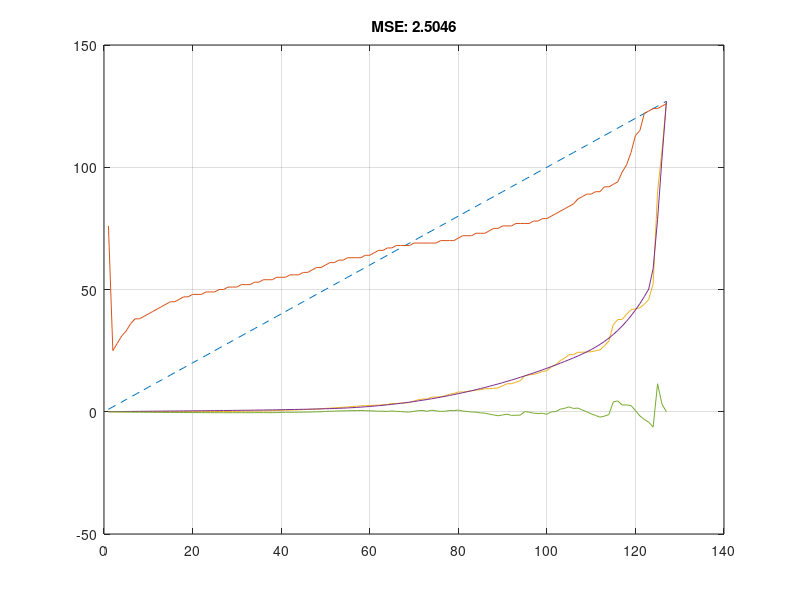

Write MATLAB code to recreate this figure.

% Calibrate Drumgizmo power map to match that of a Roland e-drum module.
% Below functions are taken from powermap.cc from the Drumgizmo project.
%
%
% ./drumgizmo/drumgizmo -p close=1,position=0,diverse=0,random=0 -i midifile -I file=~/Schreibtisch/drumgizmo_snaretest.mid,midimap=~/edrumulus/tools/PearlMMX/Midimap.xml -o jackaudio ~/edrumulus/tools/PearlMMX/PearlMMX.xml
%
% x_3:
% settings.powermap_fixed2_x = 0.93;//0.95;
% settings.powermap_fixed2_y = 0.2;//0.3;
%
% x_2:
% settings.powermap_fixed2_y = 0.2;//0.3;
%
% x_1:
% settings.powermap_fixed0_x = 0.7;
% settings.powermap_fixed0_y = 0.05;
% settings.powermap_fixed1_x = 0.9;
% settings.powermap_fixed1_y = 0.1;
% settings.powermap_fixed2_x = 0.95;
% settings.powermap_fixed2_y = 0.3;

function calibrate_drumgizmo_velocity

x_roland = 10 .^ ([-63.865,-60.767,-57.64,-54.051,-52.247,-50.309,-48.511,-47.082,-45.155,-44.032,-42.526,-41.212,-40.206,-39.063,-38.203,-37.13,-36.192,-35.283,-34.546,-34.391,-33.583,-33.247,-32.624,-31.948,-31.253,-30.618,-30.052,-29.457,-28.871,-28.357,-27.767,-27.362,-26.764,-26.314,-25.787,-25.548,-25.35,-24.951,-24.415,-23.437,-23.014,-22.608,-22.413,-22.067,-21.724,-21.35,-21.01,-20.646,-20.324,-19.628,-19.336,-18.978,-18.67,-18.381,-18.106,-17.776,-17.507,-17.22,-17.088,-16.943,-16.803,-16.746,-16.449,-16.278,-15.773,-15.74,-15.572,-15.475,-15.233,-14.631,-14.118,-13.867,-13.86,-13.283,-13.246,-13.18,-12.9,-12.484,-12.305,-11.967,-11.966,-11.857,-11.739,-11.558,-11.494,-11.315,-11.29,-11.223,-11.149,-10.798,-10.454,-10.442,-10.217,-10,-9.3581,-9.249,-9.1946,-9.0551,-8.8625,-8.7959,-8.3854,-8.2022,-7.8392,-7.6261,-7.3654,-7.3499,-7.178,-7.1732,-7.1526,-7.1369,-7.0715,-7.0023,-6.7295,-6.4215,-5.519,-5.2762,-5.2646,-5.0334,-4.8305,-4.7959,-4.7495,-4.6087,-4.4192,-3.8489,-1.4902,-0.75066,-0.00053016] / 10) * 127;
x_3      = [76,25,28,31,33,36,38,38,39,40,41,42,43,44,45,45,46,47,47,48,48,48,49,49,49,50,50,51,51,51,52,52,52,53,53,54,54,54,55,55,55,56,56,56,57,57,58,59,59,60,61,61,62,62,63,63,63,63,64,64,65,66,66,67,67,68,68,68,68,69,69,69,69,69,69,70,70,70,70,71,72,72,72,73,73,73,74,75,75,76,76,76,77,77,77,77,78,78,79,79,80,81,82,83,84,85,87,88,89,89,90,90,92,92,93,94,100,103,112,114,122,123,123,124,124,125,126];
x_2      = [76,25,28,31,33,36,38,38,39,40,41,42,43,44,45,45,46,47,47,48,48,48,49,49,49,50,50,51,51,51,52,52,52,53,53,54,54,54,55,55,55,56,56,56,57,57,58,59,59,60,61,61,62,62,63,63,63,63,64,64,65,66,66,67,67,68,68,68,68,69,69,69,69,69,69,70,70,70,70,71,72,72,72,73,73,73,74,75,75,76,76,76,77,77,77,77,78,78,79,79,80,81,82,83,84,85,87,88,89,89,90,90,92,92,93,93,94,98,100,102,110,113,121,123,124,125,126];
x_1      = [76,25,28,31,33,36,38,38,39,40,41,42,43,44,45,45,46,47,47,48,48,48,49,49,49,50,50,51,51,51,52,52,52,53,53,54,54,54,55,55,55,56,56,56,57,57,58,59,59,60,61,61,62,62,63,63,63,63,64,64,65,66,66,67,67,68,68,68,68,69,69,69,69,69,69,70,70,70,70,71,72,72,72,73,73,73,74,75,75,76,76,76,77,77,77,77,78,78,79,79,80,81,82,83,84,85,87,88,89,89,90,90,92,92,93,94,98,101,106,113,115,122,123,124,124,125,126];
x_org    = [38,50,58,66,69,72,76,78,82,86,89,91,93,93,94,96,98,99,100,101,102,103,103,105,108,111,112,112,113,113,113,113,114,114,114,114,114,115,116,117,117,118,120,121,121,122,122,122,122,123,123,123,123,123,123,123,123,123,123,123,123,123,123,123,123,123,123,123,123,123,123,124,124,124,124,124,124,124,124,124,124,124,124,124,124,124,124,124,124,124,124,124,124,124,124,124,124,124,125,125,125,125,125,125,125,125,125,125,125,125,125,125,125,125,125,125,125,126,126,126,126,126,126,126,126,126,126];
close all; plot(1:127, '--'); hold on; grid on;
% plot(x_org); plot(x_1); plot(x_2); plot(x_3);
plot(x_1);
plot(x_roland);


%fixed(1).in  = 0.7;
%fixed(1).out = 0.06;
%fixed(2).in  = 0.91;
%fixed(2).out = 0.25;
%fixed(3).in  = 0.95;
%fixed(3).out = 0.26;
% -> 9.6

%fixed(1).in  = 0.7;
%fixed(1).out = 0.06;
%fixed(2).in  = 0.9;
%fixed(2).out = 0.25;
%fixed(3).in  = 0.97;
%fixed(3).out = 0.4;
% -> 6.2

%fixed(1).in  = 0.4;
%fixed(1).out = 0.01;
%fixed(2).in  = 0.9;
%fixed(2).out = 0.25;
%fixed(3).in  = 0.97;
%fixed(3).out = 0.4;
% -> 3.5

% TEST
shelf        = false;
fixed(1).in  = 0.4;
fixed(1).out = 0.01;
fixed(2).in  = 0.83;
fixed(2).out = 0.17;
fixed(3).in  = 0.97;
fixed(3).out = 0.4;
% -> 2.5
input_val    = (1:127) / 127;


y = calc_map_fct(input_val, fixed, shelf);

plot(input_val * 127, y);

e = x_roland - y;
plot(e); title(['MSE: ' num2str(mean(e .^ 2))]);

end


function y = calc_map_fct(input_val, fixed, shelf)
  if shelf
    X = [fixed(1).in, fixed(2).in, fixed(3).in];
  	Y = [fixed(1).out, fixed(2).out, fixed(3).out];
  else
    X = [0, fixed(1).in, fixed(2).in, fixed(3).in, 1];
    Y = [0, fixed(1).out, fixed(2).out, fixed(3).out, 1];
  end
  m = calcSlopes(X, Y);

  for idx = 1:length(input_val)
    y(idx) = map(input_val(idx), m, fixed, shelf) * 127;
  end
end


function out = map(in, m, fixed, shelf)
  if in < fixed(1).in
    if shelf
      out = fixed(1).out;
    else
      out = computeValue(in, struct("in", 0, "out", 0), fixed(1), m(1), m(2));
    end
  elseif in < fixed(2).in
    out = computeValue(in, fixed(1), fixed(2), m(2), m(3));
  elseif in < fixed(3).in
    out = computeValue(in, fixed(2), fixed(3), m(3), m(4));
  else
    % in >= fixed[2].in
    if shelf
      out = fixed(3).out;
    else
      out = computeValue(in, fixed(3), struct("in", 1, "out", 1), m(4), m(5));
    end
  end
end


function y = computeValue(x, P0, P1, m0, m1)
  x0      = P0.in;
  x1      = P1.in;
  y0      = P0.out;
  y1      = P1.out;
  dx      = x1 - x0;
  x_prime = (x - x0) / dx;
  y       = h00(x_prime) * y0 + h10(x_prime) * dx * m0 + h01(x_prime) * y1 + h11(x_prime) * dx * m1;
end


function y = h00(x)
  y = (1 + 2 * x) * power(1 - x, 2);
end

function y = h10(x)
  y =  x * power(1 - x, 2);
end

function y = h01(x)
  y = x * x * (3 - 2 * x);
end

function y = h11(x)
  y = x * x * (x - 1);
end


function m = calcSlopes(X, Y)
  m = zeros(length(X), 1);
  d = zeros(length(X) - 1 ,1);
  h = zeros(length(X) - 1 ,1);

  for i = 1:length(d)
    h(i) = X(i + 1) - X(i);
    d(i) = (Y(i + 1) - Y(i)) / h(i);
  end

  m(1) = d(1); % m.front() = d.front();

  for i = 2:length(m) - 1
    m(i) = (d(i - 1) + d(i)) / 2;
  end

  m(length(m)) = d(length(d)); % m.back() = d.back();

  for i = 2:length(m) - 1
    min_d = 2 * min(d(i - 1), d(i));
    m(i)  = min(min_d, (h(i) * d(i - 1) + h(i - 1) * d(i)) / (h(i - 1) + h(i)));
  end
end
